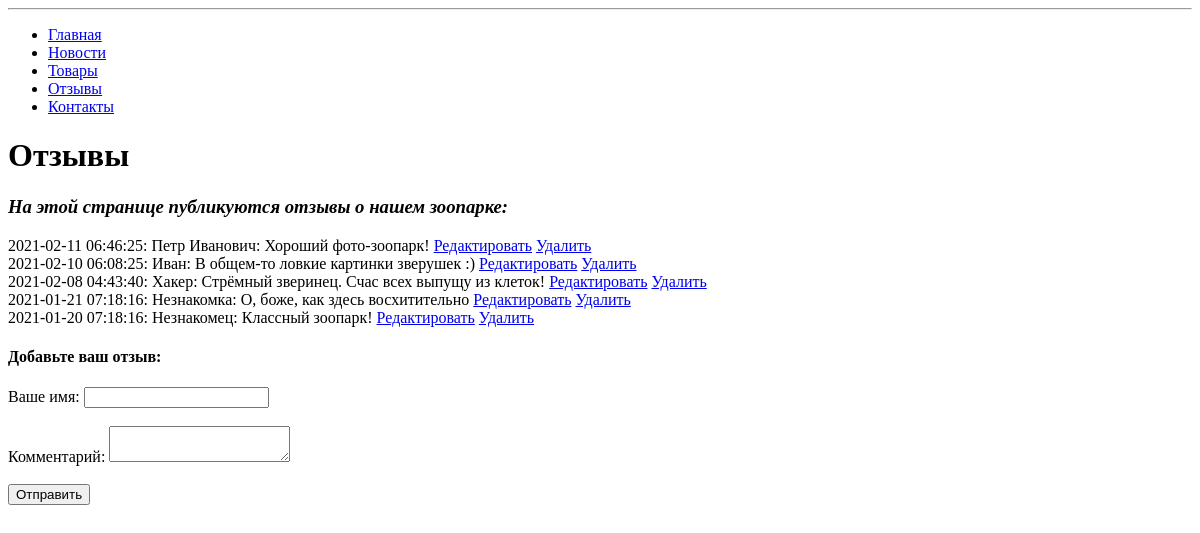
The app's page /reviews.php, older data.
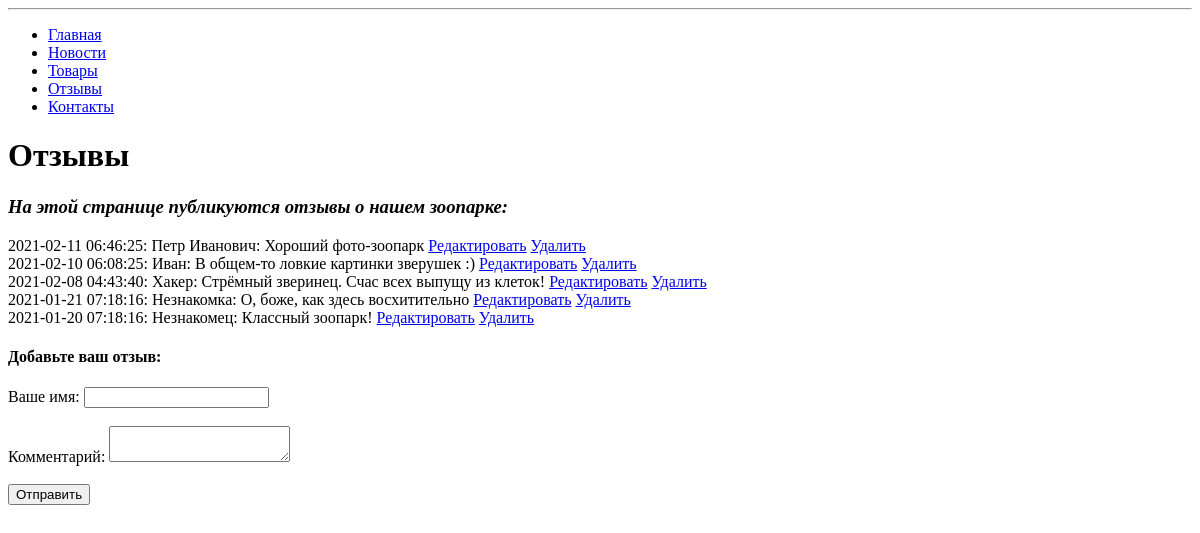
The same page, newer data.
### tables this page shows
CREATE TABLE `gallery_reviews` (
  `id` smallint(5) UNSIGNED NOT NULL,
  `date` timestamp NOT NULL DEFAULT current_timestamp(),
  `author` varchar(255) NOT NULL,
  `text` text NOT NULL
);

### engine/db.php (called while the page is built, shortened)
<?php
function createConnection()
{
    $db = mysqli_connect(DB_HOST, DB_USER, DB_PASS, DB_NAME);
    mysqli_set_charset($db, 'utf8');
    return $db;
}
function getAssocResult(
    string  $sql = ''
):array
{
    $db = createConnection();
    $result = mysqli_query($db, $sql);
    $arrayResult = [];
    while ($row = mysqli_fetch_assoc($result)) {
        $arrayResult[] = $row;
    }
    return $arrayResult;
}

### engine/reviews.php (the view, shortened to what this page needs)
<?php
function    getReviews(): array
{
    $sql = "SELECT * FROM gallery_reviews ORDER BY `gallery_reviews`.`date` DESC";
    return getAssocResult($sql);
}
function renderReviews(
    array $reviews
):string
{
    $reviews = getReviews();
    $reviewsContent = '';
    $reviewsContent .= '<div class=\"reviews\">';
    foreach($reviews as $review) {
        $reviewsContent .= $review['date'] . ': ' . $review['author'] . ': ' . $review['text'];
        $reviewsContent .= " <a href=\"editReview.php?id=" . $review['id'] . "\">Редактировать</a>";
        $reviewsContent .= " <a href=\"deleteReview.php?id=" . $review['id'] . "\">Удалить</a>";
        $reviewsContent .= '<br>';
    }
    $reviewsContent .= '<div>';
    return $reviewsContent;
}

Row changes from the older to the newer data that the page shows:
changed gallery_reviews (number 1 of 5 on the later page): value "2021-02-11 06:46:25: Петр Иванович: Хороший фото-зоопарк!" → "2021-02-11 06:46:25: Петр Иванович: Хороший фото-зоопарк"
